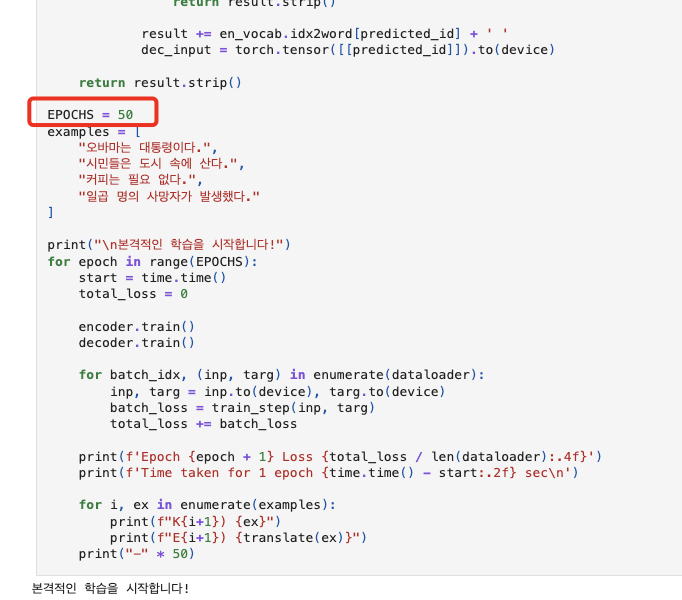
#> input picture 04_NLP/NLP01/images/01.png, 682 x 600 px; its folder holds only this picture in this run
$ jupyter execute --allow-errors Wind_turbine_Detection_EDA.ipynb   (shell and % lines are left out)   (older library calls are emulated)
#> lines starting #> are read from the running program, lines starting #| are printed output that depends on the picture
# 한글 폰트 설정

motplotlib 실행 시 한글이 깨지는 현상에 대한 대비.

[cell 1]
# 나눔고딕 폰트 설치

[cell 2]
import matplotlib.font_manager as fm
import matplotlib.pyplot as plt

font_path = "/usr/share/fonts/truetype/nanum/NanumGothic.ttf"
#> (the rest of this cell did not finish here and is left out)

# 라이브러리 로드

[cell 3]
import os
import glob
import numpy as np
import pandas as pd
import matplotlib.pyplot as plt
import seaborn as sns
import cv2
from collections import Counter
from tqdm import tqdm

# 0. 경로 설정

[cell 4]
BASE_DIR = "/content/drive/MyDrive/yolo-annotated-wind-turbines/NordTank586x371"
IMG_DIR = os.path.join(BASE_DIR, "images")
LBL_DIR = os.path.join(BASE_DIR, "labels")

CLASS_NAMES = {0: "Dirt", 1: "Damage"}  # data.yaml / classes.txt 확인 후 실제 매핑으로 수정

# 1. EDA 수행 함수 정의

[cell 5]
# ============================================================
# 1. 이미지-라벨 매칭 점검
# ============================================================
# [21 lines left out: function check_image_label_matching, not called in this run]

[cell 6]
# ============================================================
# 2. 전체 어노테이션 파싱 -> 하나의 DataFrame으로
# ============================================================
# [55 lines left out: function parse_all_annotations, not called in this run]

[cell 7]
# ============================================================
# 2-1. 정상(Normal) vs 이상(Anomaly: Dirt/Damage 존재) 이미지 비율 분석
#   - 라벨 파일이 없거나 비어있는 이미지 = 정상 블레이드 (negative sample)
#   - 라벨 파일에 객체가 1개 이상 = 이상 블레이드
# ============================================================
def analyze_normal_vs_anomaly():
    img_files = glob.glob(os.path.join(IMG_DIR, "*.png")) + glob.glob(os.path.join(IMG_DIR, "*.jpg"))
    normal, anomaly = [], []

    for img_path in img_files:
        stem = os.path.splitext(os.path.basename(img_path))[0]
        lbl_path = os.path.join(LBL_DIR, stem + ".txt")

        if not os.path.exists(lbl_path):
            normal.append(stem)
        else:
            with open(lbl_path, "r") as f:
                lines = [l for l in f.readlines() if l.strip()]
            if len(lines) == 0:
                normal.append(stem)
            else:
                anomaly.append(stem)

    n_total = len(img_files)
    print(f"전체 이미지 수: {n_total}")
    print(f"정상(라벨 없음) 이미지: {len(normal)}개 ({len(normal)/n_total:.1%})")
    print(f"이상(Dirt/Damage 존재) 이미지: {len(anomaly)}개 ({len(anomaly)/n_total:.1%})")

    plt.figure(figsize=(5, 4))
    plt.bar(["정상", "이상(Dirt/Damage)"], [len(normal), len(anomaly)], color=["#4C72B0", "#C44E52"])
    plt.title("정상 vs 이상 이미지 비율")
    plt.ylabel("이미지 수")
    plt.tight_layout()
    plt.savefig("/content/eda_normal_vs_anomaly.png", dpi=150)
    plt.show()

    return normal, anomaly

[cell 8]
# ============================================================
# 2-2. (속도 개선) 이미지 해상도가 고정인 경우 사용하는 빠른 파싱
#   폴더명이 NordTank586x371 이므로 전부 586x371일 가능성이 높음.
#   먼저 fixed_size 가정이 맞는지 소규모 샘플로 검증한 뒤 사용할 것.
# ============================================================
def verify_fixed_resolution(sample_n=30):
#> called with sample_n = 50
    img_files = (glob.glob(os.path.join(IMG_DIR, "*.png")) +
                 glob.glob(os.path.join(IMG_DIR, "*.jpg")))
    sample = img_files[:sample_n]
    sizes = set()
    for p in sample:
        img = cv2.imread(p)
#> img is the input picture: shape (600, 682, 3); mean B, G, R 238.6, 238.5, 239.8
        if img is not None:
            sizes.add(img.shape[:2])  # (h, w)
    print(f"샘플 {len(sample)}장 중 발견된 해상도 종류: {sizes}")
#| 샘플 1장 중 발견된 해상도 종류: {(600, 682)}
    return sizes


def parse_all_annotations_fast(fixed_w=586, fixed_h=371):
    """이미지 해상도가 고정값이라고 확신할 때만 사용 (cv2.imread 생략 -> 훨씬 빠름)"""
#> called with fixed_w = 586, fixed_h = 371
    rows = []
#> rows = []
    lbl_files = glob.glob(os.path.join(LBL_DIR, "*.txt"))

    for lbl_path in tqdm(lbl_files, desc="어노테이션 파싱 중 (fast)"):
        stem = os.path.splitext(os.path.basename(lbl_path))[0]

        img_path_png = os.path.join(IMG_DIR, stem + ".png")
        img_path_jpg = os.path.join(IMG_DIR, stem + ".jpg")
        img_path = img_path_png if os.path.exists(img_path_png) else img_path_jpg

        if not os.path.exists(img_path):
            continue

        w, h = fixed_w, fixed_h  # imread 없이 고정값 사용

        with open(lbl_path, "r") as f:
            lines = f.readlines()

        if len(lines) == 0:
            rows.append({
                "stem": stem, "img_path": img_path, "img_w": w, "img_h": h,
                "class_id": None, "x_center": None, "y_center": None,
                "bbox_w_norm": None, "bbox_h_norm": None
            })
            continue

        for line in lines:
            parts = line.strip().split()
            if len(parts) != 5:
                print(f"[경고] 형식 오류 라인 발견: {lbl_path} -> {line}")
                continue
            cls, xc, yc, bw, bh = parts
            rows.append({
                "stem": stem, "img_path": img_path, "img_w": w, "img_h": h,
                "class_id": int(cls), "x_center": float(xc), "y_center": float(yc),
                "bbox_w_norm": float(bw), "bbox_h_norm": float(bh)
            })

    df = pd.DataFrame(rows)
#> df = table of 0 rows and 0 columns
    df["bbox_w_px"] = df["bbox_w_norm"] * df["img_w"]
    df["bbox_h_px"] = df["bbox_h_norm"] * df["img_h"]
    df["bbox_area_px"] = df["bbox_w_px"] * df["bbox_h_px"]
    df["bbox_area_ratio"] = df["bbox_w_norm"] * df["bbox_h_norm"]
    df["aspect_ratio"] = df["bbox_w_px"] / df["bbox_h_px"]
    df["class_name"] = df["class_id"].map(CLASS_NAMES)

    return df

[cell 9]
# ============================================================
# 3. 기본 통계
# ============================================================
# [20 lines left out: function basic_stats, not called in this run]

[cell 10]
# ============================================================
# 4. 클래스 불균형 시각화
# ============================================================
# [9 lines left out: function plot_class_distribution, not called in this run]

[cell 11]
# ============================================================
# 5. bbox 크기 분포 (절대 px 기준 + 면적 비율 기준)
# ============================================================
# [26 lines left out: function plot_bbox_size_distribution, not called in this run]

[cell 12]
# ============================================================
# 6. bbox 위치 히트맵 (이미지 내 어디에 주로 위치하는지)
# ============================================================
# [15 lines left out: function plot_bbox_location_heatmap, not called in this run]

[cell 13]
# ============================================================
# 7. 샘플 이미지에 bbox 그려서 육안 검수
# ============================================================
# [33 lines left out: function visualize_samples, not called in this run]

[cell 14]
# ============================================================
# 8. 이미지 품질 (밝기/블러) 분석
# ============================================================
# [28 lines left out: function analyze_image_quality, not called in this run]

[cell 15]
# ============================================================
# 9. 클래스 공존 (한 이미지에 Dirt+Damage 동시 등장 비율)
# ============================================================
# [11 lines left out: function class_cooccurrence, not called in this run]

# 2. EDA 수행

[cell 16]
# 사진 해상도 확인
verify_fixed_resolution(sample_n=50)

## 2-1.  어노테이션(객체) 파싱

#> (a cell that did not finish here is left out)

## 2-2. 기본 통계

#> (a cell that did not finish here is left out)

## 2-3. 정상 vs 비정상 이미지 비율 분석

[cell 19]
# 정상 vs 비정상 이미지 비율 분석
normal, anomaly = analyze_normal_vs_anomaly()
#| 전체 이미지 수: 1
#| 정상(라벨 없음) 이미지: 1개 (100.0%)
#| 이상(Dirt/Damage 존재) 이미지: 0개 (0.0%)
#> in analyze_normal_vs_anomaly, `plt.savefig("/content/eda_normal_vs_anomaly.png", dpi=150)`:
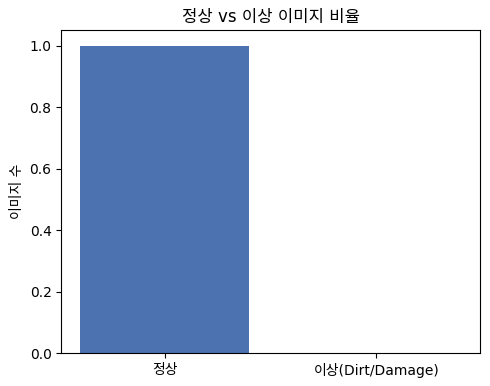
#> figure drawn by matplotlib, 1 panel
#> normal = ['01']; anomaly = []

## 2-4. 클래스 불균형 확인

#> (a cell that did not finish here is left out)

## 2-5 B-box 사이즈 분석 및 위치 히트맵

#> (a cell that did not finish here is left out)

Dirt class의 B-box 크기가 일부 비정삭적으로 큰 것이 포착되었다.
이상치인지를 확인하기 위해서 샘플을 따로 뽑아서 확인하였다.

#> (a cell that did not finish here is left out)

#> (a cell that did not finish here is left out)

## 2-6. 샘플 시각화

#> (a cell that did not finish here is left out)

## 2-7. 이미지 품질 분석

#> (a cell that did not finish here is left out)

[cell 26]
import random

# 정상 이미지에서도 200장 샘플링해서 blur 측정
normal_sample = random.sample(normal, min(200, len(normal)))
#> normal_sample = ['01']

normal_quality = []
for stem in normal_sample:
    img_path_png = os.path.join(IMG_DIR, stem + ".png")
    img_path_jpg = os.path.join(IMG_DIR, stem + ".jpg")
    img_path = img_path_png if os.path.exists(img_path_png) else img_path_jpg
    img = cv2.imread(img_path)
    if img is None:
        continue
    gray = cv2.cvtColor(img, cv2.COLOR_BGR2GRAY)
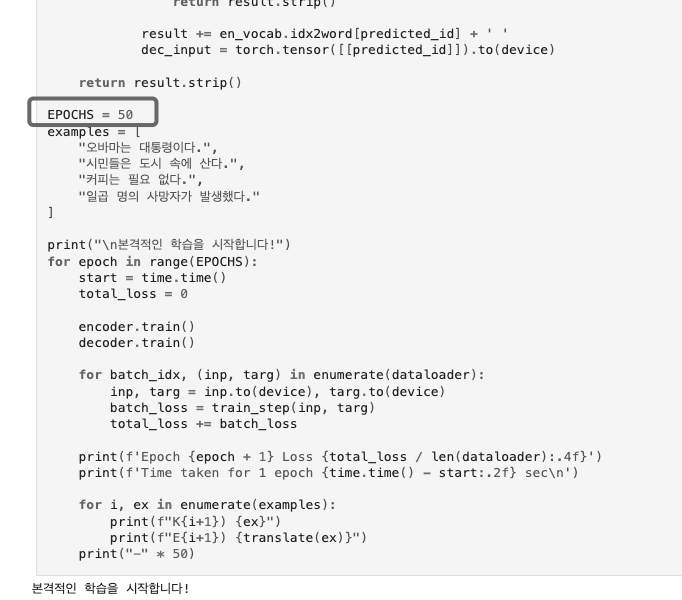
#> gray: shape (600, 682); min 33, max 255, mean 238.9
    brightness = gray.mean()
#> brightness = 238.9
    blur_score = cv2.Laplacian(gray, cv2.CV_64F).var()
#> blur_score = 4068.7
    normal_quality.append({"stem": stem, "brightness": brightness, "blur_score": blur_score, "has_label": False})

normal_quality_df = pd.DataFrame(normal_quality)
#> normal_quality_df = table of 1 rows and 4 columns

# 이상 이미지 quality_df와 합치기
#> (the rest of this cell did not finish here and is left out)

$ run again, on 04_NLP/NLP01/images/05.png
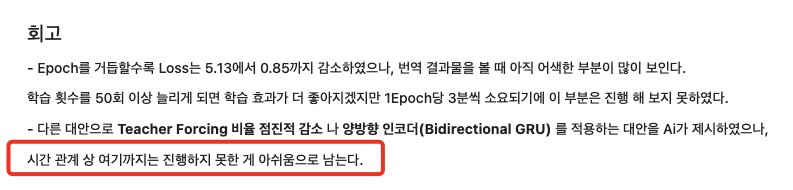
#> input picture 04_NLP/NLP01/images/05.png, 793 x 190 px
#> in verify_fixed_resolution, img is the input picture: shape (190, 793, 3); mean B, G, R 236.3, 236.7, 240.6
#| 샘플 1장 중 발견된 해상도 종류: {(190, 793)}
#| 전체 이미지 수: 1
#| 정상(라벨 없음) 이미지: 1개 (100.0%)
#| 이상(Dirt/Damage 존재) 이미지: 0개 (0.0%)
#> `gray = cv2.cvtColor(img, cv2.COLOR_BGR2GRAY)`:
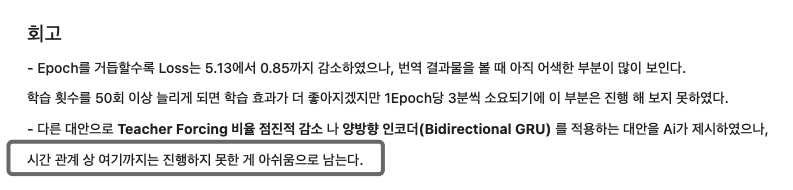
#> gray: shape (190, 793); min 33, max 255, mean 237.8
#> brightness = 237.8
#> blur_score = 8268.4
#> normal_quality_df = table of 1 rows and 4 columns

$ run again, on 04_NLP/NLP01/images/06.png
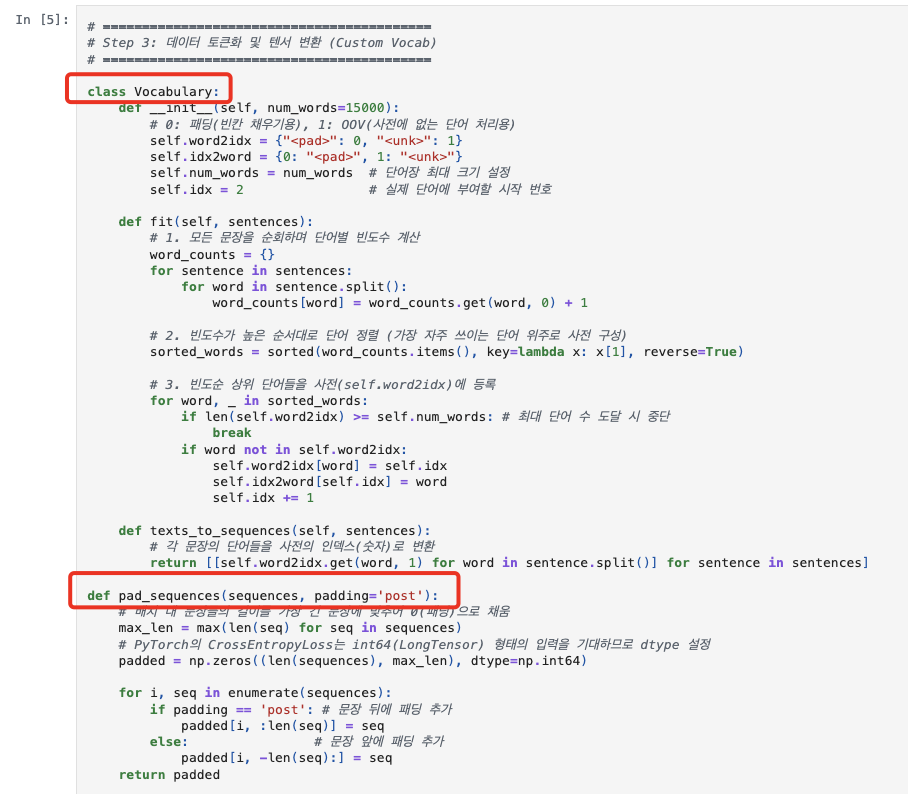
#> input picture 04_NLP/NLP01/images/06.png, 908 x 794 px
#> in verify_fixed_resolution, img is the input picture: shape (794, 908, 3); mean B, G, R 237.3, 237, 238
#| 샘플 1장 중 발견된 해상도 종류: {(794, 908)}
#| 전체 이미지 수: 1
#| 정상(라벨 없음) 이미지: 1개 (100.0%)
#| 이상(Dirt/Damage 존재) 이미지: 0개 (0.0%)
#> `gray = cv2.cvtColor(img, cv2.COLOR_BGR2GRAY)`:
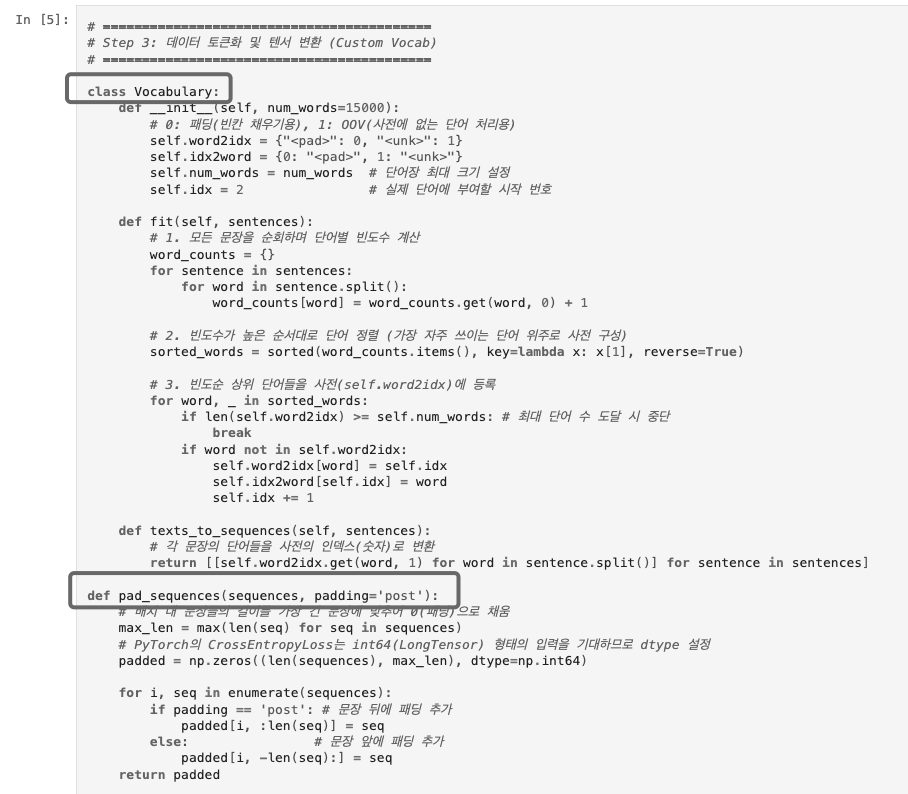
#> gray: shape (794, 908); min 33, max 255, mean 237.4
#> brightness = 237.4
#> blur_score = 4197.5
#> normal_quality_df = table of 1 rows and 4 columns

$ run again, on 04_NLP/NLP01/images/02.png
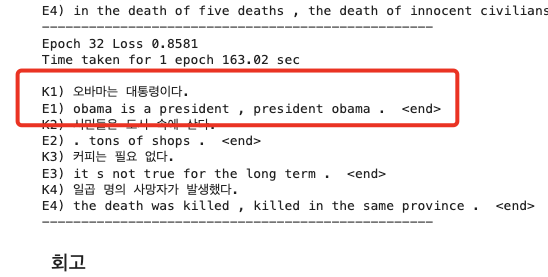
#> input picture 04_NLP/NLP01/images/02.png, 548 x 277 px
#> in verify_fixed_resolution, img is the input picture: shape (277, 548, 3); mean B, G, R 238.4, 238.8, 243.5
#| 샘플 1장 중 발견된 해상도 종류: {(277, 548)}
#| 전체 이미지 수: 1
#| 정상(라벨 없음) 이미지: 1개 (100.0%)
#| 이상(Dirt/Damage 존재) 이미지: 0개 (0.0%)
#> `gray = cv2.cvtColor(img, cv2.COLOR_BGR2GRAY)`:
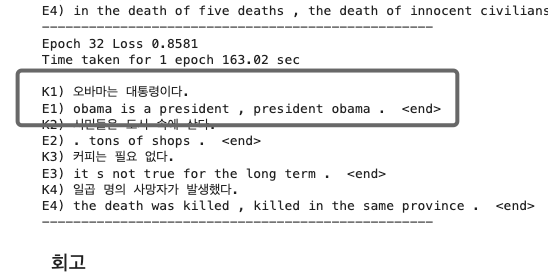
#> gray: shape (277, 548); min 33, max 255, mean 240.1
#> brightness = 240.1
#> blur_score = 7476.1
#> normal_quality_df = table of 1 rows and 4 columns

$ run again, on 04_NLP/NLP01/images/03.png
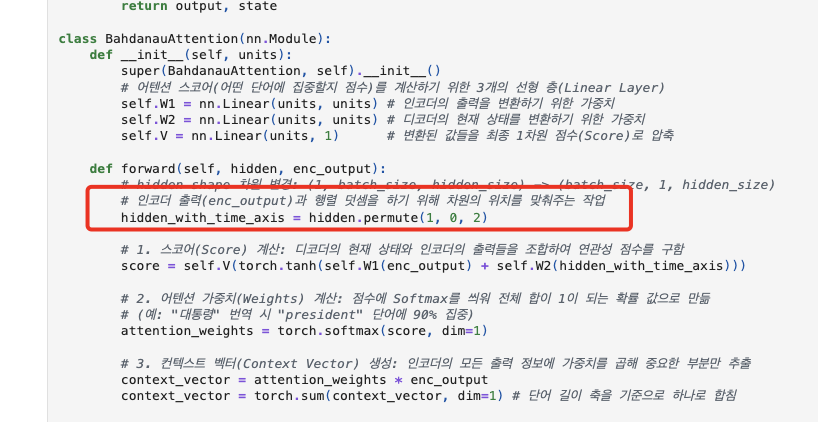
#> input picture 04_NLP/NLP01/images/03.png, 818 x 422 px
#> in verify_fixed_resolution, img is the input picture: shape (422, 818, 3); mean B, G, R 232, 231.7, 233.7
#| 샘플 1장 중 발견된 해상도 종류: {(422, 818)}
#| 전체 이미지 수: 1
#| 정상(라벨 없음) 이미지: 1개 (100.0%)
#| 이상(Dirt/Damage 존재) 이미지: 0개 (0.0%)
#> `gray = cv2.cvtColor(img, cv2.COLOR_BGR2GRAY)`:
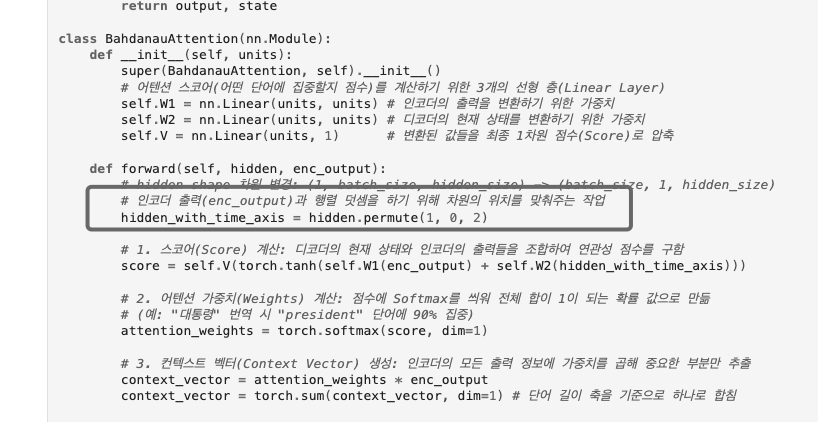
#> gray: shape (422, 818); min 33, max 255, mean 232.3
#> brightness = 232.3
#> blur_score = 6453.6
#> normal_quality_df = table of 1 rows and 4 columns
